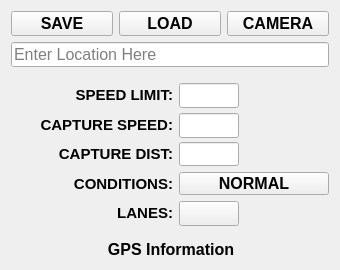
<?xml version="1.0" encoding="UTF-8"?>
<ui version="4.0">
 <class>locSetup</class>
 <widget class="QWidget" name="locSetup">
  <property name="geometry">
   <rect>
    <x>0</x>
    <y>0</y>
    <width>340</width>
    <height>270</height>
   </rect>
  </property>
  <property name="minimumSize">
   <size>
    <width>340</width>
    <height>270</height>
   </size>
  </property>
  <property name="font">
   <font>
    <weight>50</weight>
    <bold>false</bold>
   </font>
  </property>
  <property name="windowTitle">
   <string>Form</string>
  </property>
  <layout class="QGridLayout" name="gridLayout_3">
   <item row="4" column="0">
    <layout class="QHBoxLayout" name="horizontalLayout_3">
     <property name="topMargin">
      <number>0</number>
     </property>
     <item>
      <widget class="QLabel" name="lb_gpsInfo">
       <property name="minimumSize">
        <size>
         <width>320</width>
         <height>0</height>
        </size>
       </property>
       <property name="maximumSize">
        <size>
         <width>16777215</width>
         <height>30</height>
        </size>
       </property>
       <property name="font">
        <font>
         <family>Ubuntu</family>
         <pointsize>12</pointsize>
         <weight>75</weight>
         <bold>true</bold>
        </font>
       </property>
       <property name="text">
        <string>GPS Information</string>
       </property>
       <property name="alignment">
        <set>Qt::AlignCenter</set>
       </property>
      </widget>
     </item>
    </layout>
   </item>
   <item row="0" column="0">
    <layout class="QGridLayout" name="gridLayout">
     <property name="bottomMargin">
      <number>0</number>
     </property>
     <item row="0" column="1">
      <widget class="QPushButton" name="pb_load">
       <property name="minimumSize">
        <size>
         <width>100</width>
         <height>25</height>
        </size>
       </property>
       <property name="font">
        <font>
         <pointsize>12</pointsize>
         <weight>75</weight>
         <bold>true</bold>
        </font>
       </property>
       <property name="text">
        <string>LOAD</string>
       </property>
       <property name="flat">
        <bool>false</bool>
       </property>
      </widget>
     </item>
     <item row="0" column="0">
      <widget class="QPushButton" name="pb_save">
       <property name="minimumSize">
        <size>
         <width>100</width>
         <height>25</height>
        </size>
       </property>
       <property name="font">
        <font>
         <pointsize>12</pointsize>
         <weight>75</weight>
         <bold>true</bold>
        </font>
       </property>
       <property name="focusPolicy">
        <enum>Qt::StrongFocus</enum>
       </property>
       <property name="styleSheet">
        <string notr="true"/>
       </property>
       <property name="text">
        <string>SAVE</string>
       </property>
       <property name="flat">
        <bool>false</bool>
       </property>
      </widget>
     </item>
     <item row="0" column="2">
      <widget class="QPushButton" name="pb_camera">
       <property name="minimumSize">
        <size>
         <width>100</width>
         <height>25</height>
        </size>
       </property>
       <property name="font">
        <font>
         <pointsize>12</pointsize>
         <weight>75</weight>
         <bold>true</bold>
        </font>
       </property>
       <property name="text">
        <string>CAMERA</string>
       </property>
       <property name="flat">
        <bool>false</bool>
       </property>
      </widget>
     </item>
    </layout>
   </item>
   <item row="3" column="0">
    <layout class="QGridLayout" name="gridLayout_2">
     <property name="leftMargin">
      <number>0</number>
     </property>
     <property name="topMargin">
      <number>10</number>
     </property>
     <property name="bottomMargin">
      <number>10</number>
     </property>
     <item row="3" column="0">
      <widget class="QLabel" name="lb_rdCondition">
       <property name="minimumSize">
        <size>
         <width>140</width>
         <height>0</height>
        </size>
       </property>
       <property name="maximumSize">
        <size>
         <width>16777215</width>
         <height>16777215</height>
        </size>
       </property>
       <property name="font">
        <font>
         <family>Ubuntu</family>
         <pointsize>11</pointsize>
         <weight>75</weight>
         <bold>true</bold>
        </font>
       </property>
       <property name="text">
        <string>CONDITIONS:</string>
       </property>
       <property name="alignment">
        <set>Qt::AlignRight|Qt::AlignTrailing|Qt::AlignVCenter</set>
       </property>
      </widget>
     </item>
     <item row="1" column="0">
      <widget class="QLabel" name="lb_captSpd">
       <property name="minimumSize">
        <size>
         <width>140</width>
         <height>0</height>
        </size>
       </property>
       <property name="maximumSize">
        <size>
         <width>16777215</width>
         <height>16777215</height>
        </size>
       </property>
       <property name="font">
        <font>
         <family>Ubuntu</family>
         <pointsize>11</pointsize>
         <weight>75</weight>
         <bold>true</bold>
        </font>
       </property>
       <property name="text">
        <string>CAPTURE SPEED:</string>
       </property>
       <property name="alignment">
        <set>Qt::AlignRight|Qt::AlignTrailing|Qt::AlignVCenter</set>
       </property>
      </widget>
     </item>
     <item row="0" column="1">
      <widget class="vkILine" name="le_spdLmt">
       <property name="minimumSize">
        <size>
         <width>60</width>
         <height>25</height>
        </size>
       </property>
       <property name="maximumSize">
        <size>
         <width>60</width>
         <height>16777215</height>
        </size>
       </property>
       <property name="font">
        <font>
         <pointsize>12</pointsize>
         <weight>75</weight>
         <bold>true</bold>
        </font>
       </property>
       <property name="alignment">
        <set>Qt::AlignCenter</set>
       </property>
      </widget>
     </item>
     <item row="0" column="0">
      <widget class="QLabel" name="lb_spdLmt">
       <property name="minimumSize">
        <size>
         <width>140</width>
         <height>0</height>
        </size>
       </property>
       <property name="maximumSize">
        <size>
         <width>16777215</width>
         <height>16777215</height>
        </size>
       </property>
       <property name="font">
        <font>
         <family>Ubuntu</family>
         <pointsize>11</pointsize>
         <weight>75</weight>
         <bold>true</bold>
        </font>
       </property>
       <property name="text">
        <string>SPEED LIMIT:</string>
       </property>
       <property name="alignment">
        <set>Qt::AlignRight|Qt::AlignTrailing|Qt::AlignVCenter</set>
       </property>
      </widget>
     </item>
     <item row="3" column="1" colspan="2">
      <widget class="QPushButton" name="pb_roadCondition">
       <property name="minimumSize">
        <size>
         <width>150</width>
         <height>0</height>
        </size>
       </property>
       <property name="maximumSize">
        <size>
         <width>140</width>
         <height>16777215</height>
        </size>
       </property>
       <property name="font">
        <font>
         <family>Ubuntu</family>
         <pointsize>12</pointsize>
         <weight>75</weight>
         <bold>true</bold>
        </font>
       </property>
       <property name="text">
        <string>NORMAL</string>
       </property>
      </widget>
     </item>
     <item row="1" column="1">
      <widget class="vkILine" name="le_captSpd">
       <property name="minimumSize">
        <size>
         <width>60</width>
         <height>25</height>
        </size>
       </property>
       <property name="maximumSize">
        <size>
         <width>60</width>
         <height>16777215</height>
        </size>
       </property>
       <property name="font">
        <font>
         <pointsize>12</pointsize>
         <weight>75</weight>
         <bold>true</bold>
        </font>
       </property>
       <property name="alignment">
        <set>Qt::AlignCenter</set>
       </property>
      </widget>
     </item>
     <item row="0" column="2">
      <widget class="QLabel" name="lb_spdLmt_2">
       <property name="minimumSize">
        <size>
         <width>0</width>
         <height>0</height>
        </size>
       </property>
       <property name="maximumSize">
        <size>
         <width>80</width>
         <height>16777215</height>
        </size>
       </property>
       <property name="font">
        <font>
         <family>Ubuntu</family>
         <pointsize>11</pointsize>
         <weight>75</weight>
         <bold>true</bold>
        </font>
       </property>
       <property name="text">
        <string>&lt;html&gt;&lt;head/&gt;&lt;body&gt;&lt;p&gt;&lt;br/&gt;&lt;/p&gt;&lt;/body&gt;&lt;/html&gt;</string>
       </property>
       <property name="alignment">
        <set>Qt::AlignLeading|Qt::AlignLeft|Qt::AlignVCenter</set>
       </property>
      </widget>
     </item>
     <item row="1" column="2">
      <widget class="QLabel" name="lb_captSpd_2">
       <property name="minimumSize">
        <size>
         <width>0</width>
         <height>0</height>
        </size>
       </property>
       <property name="maximumSize">
        <size>
         <width>80</width>
         <height>16777215</height>
        </size>
       </property>
       <property name="font">
        <font>
         <family>Ubuntu</family>
         <pointsize>11</pointsize>
         <weight>75</weight>
         <bold>true</bold>
        </font>
       </property>
       <property name="text">
        <string>&lt;html&gt;&lt;head/&gt;&lt;body&gt;&lt;p&gt;&lt;br/&gt;&lt;/p&gt;&lt;/body&gt;&lt;/html&gt;</string>
       </property>
       <property name="alignment">
        <set>Qt::AlignLeading|Qt::AlignLeft|Qt::AlignVCenter</set>
       </property>
      </widget>
     </item>
     <item row="4" column="0">
      <widget class="QLabel" name="lb_numLanes">
       <property name="minimumSize">
        <size>
         <width>140</width>
         <height>0</height>
        </size>
       </property>
       <property name="maximumSize">
        <size>
         <width>16777215</width>
         <height>16777215</height>
        </size>
       </property>
       <property name="font">
        <font>
         <family>Ubuntu</family>
         <pointsize>11</pointsize>
         <weight>75</weight>
         <bold>true</bold>
        </font>
       </property>
       <property name="text">
        <string>LANES:</string>
       </property>
       <property name="alignment">
        <set>Qt::AlignRight|Qt::AlignTrailing|Qt::AlignVCenter</set>
       </property>
      </widget>
     </item>
     <item row="4" column="1">
      <widget class="QPushButton" name="pb_lanes">
       <property name="minimumSize">
        <size>
         <width>60</width>
         <height>25</height>
        </size>
       </property>
       <property name="maximumSize">
        <size>
         <width>60</width>
         <height>16777215</height>
        </size>
       </property>
       <property name="font">
        <font>
         <weight>75</weight>
         <bold>true</bold>
        </font>
       </property>
       <property name="text">
        <string/>
       </property>
      </widget>
     </item>
     <item row="2" column="2">
      <widget class="QLabel" name="lb_capDist_2">
       <property name="font">
        <font>
         <family>Ubuntu</family>
         <pointsize>11</pointsize>
         <weight>75</weight>
         <italic>true</italic>
         <bold>true</bold>
         <kerning>false</kerning>
        </font>
       </property>
       <property name="text">
        <string>&lt;html&gt;&lt;head/&gt;&lt;body&gt;&lt;p&gt;&lt;br/&gt;&lt;/p&gt;&lt;/body&gt;&lt;/html&gt;</string>
       </property>
      </widget>
     </item>
     <item row="2" column="0">
      <widget class="QLabel" name="lb_capDist">
       <property name="minimumSize">
        <size>
         <width>140</width>
         <height>0</height>
        </size>
       </property>
       <property name="font">
        <font>
         <family>Ubuntu</family>
         <pointsize>11</pointsize>
         <weight>75</weight>
         <italic>true</italic>
         <bold>true</bold>
        </font>
       </property>
       <property name="text">
        <string>&lt;html&gt;&lt;head/&gt;&lt;body&gt;&lt;p align=&quot;right&quot;&gt;&lt;span style=&quot; font-style:normal;&quot;&gt;CAPTURE DIST:&lt;/span&gt;&lt;/p&gt;&lt;/body&gt;&lt;/html&gt;</string>
       </property>
      </widget>
     </item>
     <item row="2" column="1">
      <widget class="vkILine" name="le_captDist">
       <property name="minimumSize">
        <size>
         <width>60</width>
         <height>0</height>
        </size>
       </property>
       <property name="maximumSize">
        <size>
         <width>60</width>
         <height>16777215</height>
        </size>
       </property>
       <property name="font">
        <font>
         <pointsize>12</pointsize>
         <weight>75</weight>
         <bold>true</bold>
        </font>
       </property>
       <property name="alignment">
        <set>Qt::AlignCenter</set>
       </property>
      </widget>
     </item>
    </layout>
   </item>
   <item row="1" column="0">
    <widget class="vkILine" name="le_location">
     <property name="minimumSize">
      <size>
       <width>150</width>
       <height>25</height>
      </size>
     </property>
     <property name="maximumSize">
      <size>
       <width>400</width>
       <height>30</height>
      </size>
     </property>
     <property name="font">
      <font>
       <family>Ubuntu</family>
       <pointsize>12</pointsize>
       <weight>50</weight>
       <bold>false</bold>
      </font>
     </property>
     <property name="placeholderText">
      <string>Enter Location Here</string>
     </property>
    </widget>
   </item>
  </layout>
 </widget>
 <customwidgets>
  <customwidget>
   <class>vkILine</class>
   <extends>QLineEdit</extends>
   <header location="global">vkiline.h</header>
  </customwidget>
 </customwidgets>
 <resources/>
 <connections/>
</ui>
